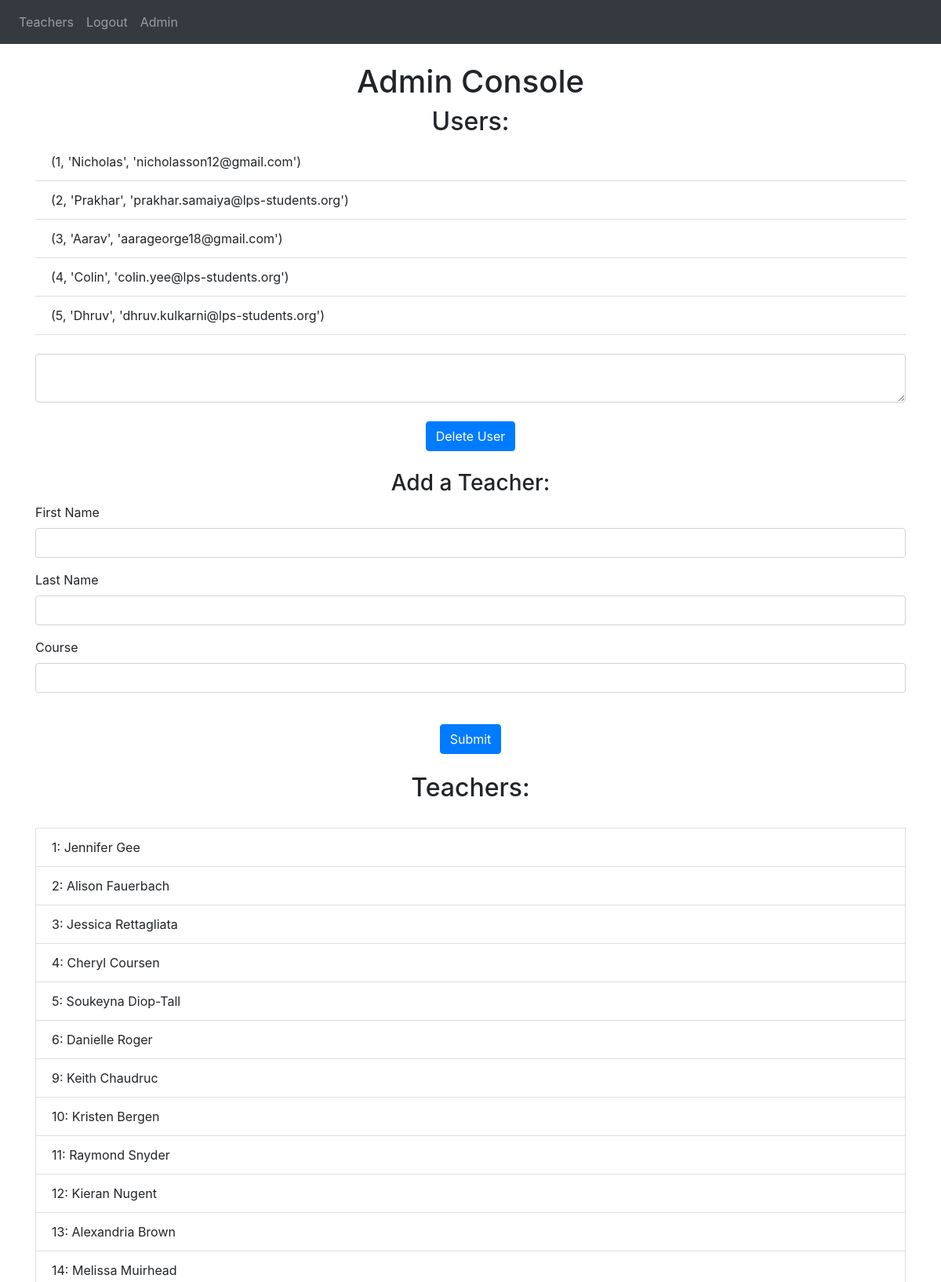
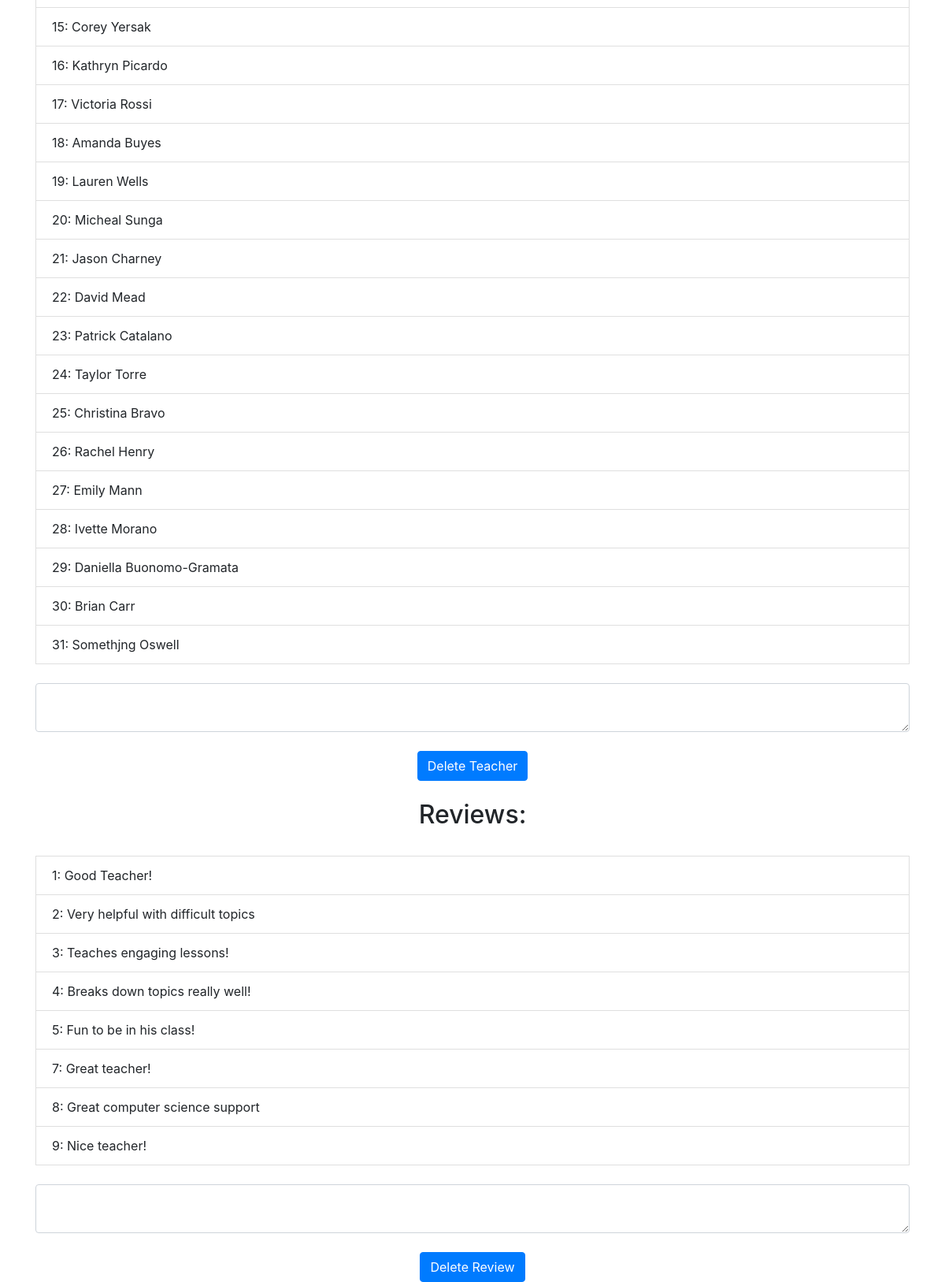
The page /admin (signed in) on the database its author committed (2 pictures, top to bottom).
### website/models.py (models this page shows)
class User(db.Model, UserMixin):
  id = db.Column(db.Integer, primary_key=True)
  email = db.Column(db.String(150), unique=True)
  password = db.Column(db.String(150))
  first_name = db.Column(db.String(150))
  invites = db.relationship('Invite')
  current_game_id =db.Column(db.Integer)
  current_teacher_id = db.Column(db.Integer)

class Teacher(db.Model, UserMixin):
  id = db.Column(db.Integer, primary_key=True)
  first_name = db.Column(db.String(150))
  last_name = db.Column(db.String(150))
  course = db.Column(db.String(150))
  reviews = db.relationship('Review')
  ratings = db.relationship('Rating')

class Review(db.Model):
  id = db.Column(db.Integer, primary_key=True)
  review = db.Column(db.String(99999))
  teacher_id = db.Column(db.Integer, db.ForeignKey('teacher.id'))

### website/auth.py (the view, shortened to what this page needs)
@auth.route('/admin', methods=['GET', 'POST'])
@login_required
def admin():
  adminusers = ['nicholasson12@gmail.com', 'dhruv.kulkarni@lps-students.org', 'prakhar.samaiya@lps-students.org', 'gregory232008@gmail.com']
  print(current_user.email)
  if current_user.email in adminusers:
    users = User.query.all()
    user_list = []
    for user in users:
      user_dict = {'id': user.id, 'email': user.email, 'password': user.password, 'first_name': user.first_name}
      user_list.append(user_dict)
    reviews = Review.query.all()
    teachers = Teacher.query.all()
    return render_template("admin.html", user=current_user, user_list = user_list, reviews = reviews, teachers=teachers)
  else:
    return redirect(url_for('views.home'))

### website/__init__.py (called while the page is built)
def create_app():
  app = Flask(__name__)
  app.config['SECRET_KEY'] = 'encrypt'
  app.config['SQLALCHEMY_DATABASE_URI'] = f'sqlite:///{DB_NAME}'
  db.init_app(app)
  from .views import views
  from .auth import auth
  app.register_blueprint(views, url_prefix = '/')
  app.register_blueprint(auth, url_prefix='/')
  from .models import User, Game
  if not path.exists('instance/' + DB_NAME):
    with app.app_context():
      db.create_all()
    print("DB created")
  login_manager = LoginManager()
  login_manager.login_view = 'auth.login'
  login_manager.init_app(app)
  @login_manager.user_loader
  def load_user(id):
    print(User.query.get(int(id)))
    return User.query.get(int(id))
  return app

### website/templates/admin.html
{% extends "base.html" %} {% block title %}Admin{% endblock %}
{% block content %}
<br />
<center><h1>Admin Console</h1></center>
<center><h2>Users:</h2></center>
<ul class="list-group list-group-flush" id="users">
  {% for user in user_list %}
  <li class="list-group-item">{{ user['id'], user['first_name'], user['email'] }}</li>
  {% endfor %}
</ul>
<br />
<form method = "POST">
  <textarea name="delete" id="delete" class="form-control"></textarea>
  <br />
  <div align="center">
    <button type="submit" class="btn btn-primary">Delete User</button>
  </div>
</form>
<br />
<form method="POST">
  <h3 align="center">Add a Teacher:</h3>
  <div class = "form-group">
    <label>First Name</label>
    <input class="form-control" id="first_name" name="first_name"/>
  </div>
  <div class = "form-group">
    <label>Last Name</label>
    <input type ="text" class="form-control" id="last_name" name="last_name"/>
  </div>
  <div class = "form-group">
    <label>Course</label>
    <input class="form-control" id="course" name="course"/>
  </div>
  <br />
  <center><button type="submit" class ="btn btn-primary">Submit</button></center>
</form>
<br />
<center><h2>Teachers:</h2></center>
<br />
{% for teacher in teachers %}
  <li class="list-group-item">
    {{ teacher.id }}: {{ teacher.first_name }} {{ teacher.last_name }}
  </li>
{% endfor %}
<br />
<form method = "POST">
  <textarea name="deleteteacher" id="deleteteacher" class="form-control"></textarea>
  <br />
  <div align="center">
    <button type="submit" class="btn btn-primary">Delete Teacher</button>
  </div>
</form>
<br />
<center><h2>Reviews:</h2></center>
<br />
{% for review in reviews %}
  <li class="list-group-item">
    {{ review.id }}: {{ review.review }}
  </li>
{% endfor %}
<br />
<form method = "POST">
  <textarea name="deletereview" id="deletereview" class="form-control"></textarea>
  <br />
  <div align="center">
    <button type="submit" class="btn btn-primary">Delete Review</button>
  </div>
</form>
{% endblock %}

### website/templates/base.html (shortened to what this page needs)
<!DOCTYPE html>
<html>
  <head>
    <link rel="stylesheet" href="style.css">
    <link
      rel="stylesheet"
      href="https://stackpath.bootstrapcdn.com/bootstrap/4.4.1/css/bootstrap.min.css"
    />
    <link
      rel="stylesheet"
      href="https://stackpath.bootstrapcdn.com/font-awesome/4.7.0/css/font-awesome.min.css"
    />
  </head>
  <body>
    <nav class="navbar navbar-expand-lg navbar-dark bg-dark">
      <div class="collapse navbar-collapse" id="navbar">
        <div class="navbar-nav">
          {% if user.is_authenticated %}
          <a class="nav-item nav-link" id="home" href="/">Teachers</a>
          <a class="nav-item nav-link" id="logout" href="/logout">Logout</a>
          {% if user.email in ['nicholasson12@gmail.com', 'prakhar.samaiya@lps-students.org', 'dhruv.kulkarni@lps-students.org', 'gregory232008@gmail.com'] %}
          <a class="nav-item nav-link" id="home" href="/admin">Admin</a>
          {% endif %}
          {% else %}
          <a class="nav-item nav-link" id="signUp" href="/sign-up">Sign Up</a>
          <a class="nav-item nav-link" id="login" href="/login">Login</a>
          {% endif %}
        </div>
      </div>
    </nav>
    <div class="container">{% block content %} {% endblock %}</div>
  </body>
</html>

### rows shown on the page
User: first_name+email "(1, 'Nicholas', 'nicholasson12@gmail.com')"
User: first_name+email "(2, 'Prakhar', 'prakhar.samaiya@lps-students.org')"
User: first_name+email "(3, 'Aarav', 'aarageorge18@gmail.com')"
User: first_name+email "(4, 'Colin', 'colin.yee@lps-students.org')"
User: first_name+email "(5, 'Dhruv', 'dhruv.kulkarni@lps-students.org')"
Teacher: id "1", first_name "Jennifer", last_name "Gee"
Teacher: id "2", first_name "Alison", last_name "Fauerbach"
Teacher: id "3", first_name "Jessica", last_name "Rettagliata"
Teacher: id "4", first_name "Cheryl", last_name "Coursen"
Teacher: id "5", first_name "Soukeyna", last_name "Diop-Tall"
Teacher: id "6", first_name "Danielle", last_name "Roger"
Teacher: id "9", first_name "Keith", last_name "Chaudruc"
Teacher: id "10", first_name "Kristen", last_name "Bergen"
Teacher: id "11", first_name "Raymond", last_name "Snyder"
Teacher: id "12", first_name "Kieran", last_name "Nugent"
Teacher: id "13", first_name "Alexandria", last_name "Brown"
Teacher: id "14", first_name "Melissa", last_name "Muirhead"
Teacher: id "15", first_name "Corey", last_name "Yersak"
Teacher: id "16", first_name "Kathryn", last_name "Picardo"
Teacher: id "17", first_name "Victoria", last_name "Rossi"
Teacher: id "18", first_name "Amanda", last_name "Buyes"
Teacher: id "19", first_name "Lauren", last_name "Wells"
Teacher: id "20", first_name "Micheal", last_name "Sunga"
Teacher: id "21", first_name "Jason", last_name "Charney"
Teacher: id "22", first_name "David", last_name "Mead"
Teacher: id "23", first_name "Patrick", last_name "Catalano"
Teacher: id "24", first_name "Taylor", last_name "Torre"
Teacher: id "25", first_name "Christina", last_name "Bravo"
Teacher: id "26", first_name "Rachel", last_name "Henry"
Teacher: id "27", first_name "Emily", last_name "Mann"
Teacher: id "28", first_name "Ivette", last_name "Morano"
Teacher: id "29", first_name "Daniella", last_name "Buonomo-Gramata"
Teacher: id "30", first_name "Brian", last_name "Carr"
Teacher: id "31", first_name "Somethjng", last_name "Oswell"
Review: id "1", review "Good Teacher!"
Review: id "2", review "Very helpful with difficult topics"
Review: id "3", review "Teaches engaging lessons!"
Review: id "4", review "Breaks down topics really well!"
Review: id "5", review "Fun to be in his class!"
Review: id "7", review "Great teacher!"
Review: id "8", review "Great computer science support"
Review: id "9", review "Nice teacher!"
